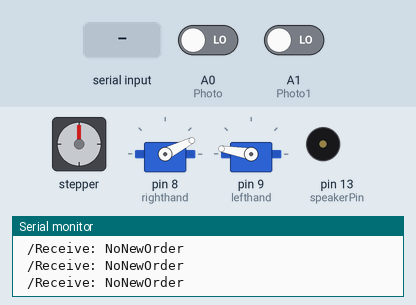
Recording of a sketch running on a simulated Arduino Uno, built with avr-gcc and run on an emulated ATmega328P. On the bench: stepper motor, 2 × servo, buzzer (waves = sounding), the last lines printed to the serial monitor. Wiring (inferred from the names in the program): stepper motor driver (1300 steps per turn assumed): step pin 3; direction pin 2. The test bench sets the inputs (shaded band); at power-on: A0 (Photo) LOW, A1 (Photo1) LOW.

Above: at 1.2 s.
1.3 s: "push\n" received over Serial
At 2.7 s:
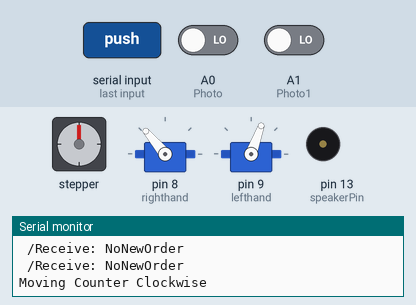
At 4.0 s:
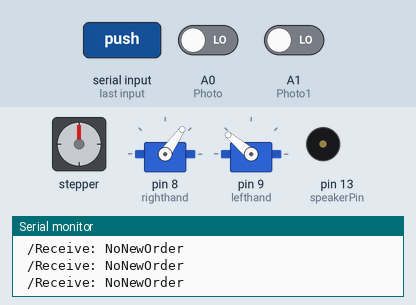
4.3 s: "per\n" received over Serial
At 5.6 s:
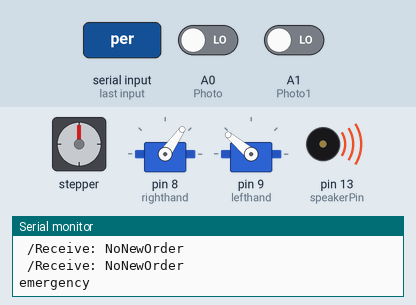
Timing chart, 0 to 16.8 s (numbered marks = the images above; inputs shaded):
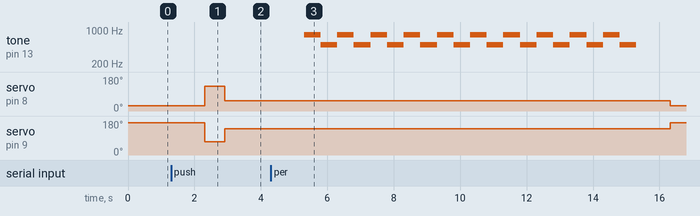

Measured:
- after the input at 1.3 s, servo on pin 8 (righthand): 27° → 130° after 1.0 s, → 55° 0.60 s later; servo on pin 9 (lefthand): 170° → 70° after 1.0 s, → 140° 0.60 s later
- after the input at 4.3 s, tone on pin 13 (speakerPin): silent → 800 Hz after 1.0 s, then repeats every 1.0 s: 500 Hz 0.50 s, 800 Hz 0.50 s

The sketch:

Onboard4.0.ino
```cpp
#include <Servo.h>
//#include <toneAC.h>

int Photo = A0;
int val = 1;
int Photo1 = A1;
int val1 = 1;


Servo lefthand;
Servo righthand;

#define rclose 27
#define lclose 170
#define ropen 130
#define lopen 70
#define half_rclose 55
#define half_lclose 140

int rev = 1;
//
int pos = 0;
#define dirPin 2
#define stepPin 3
#define stepsPerRevolution 1300
#define dtime 1000
//
String order = "rest";
String state = "pulled";
String arm_mode = "unloading"; // 기본이 배송으로
bool half_closed = false;
bool mission = false;// 미션수행 여부(false는 안한)
//
int i = 0;
unsigned long past = 0; // 과거 시간 저장 변수
long breaktime = -50000;
// 부
int speakerPin = 13;
long bpast = 0;
//

void setup()
{
  //
  Serial.begin(9600);
  //Serial.flush();

  // Declare pins as output:
  pinMode(stepPin, OUTPUT);
  pinMode(dirPin, OUTPUT);

  righthand.attach(8);
  lefthand.attach(9);

  righthand.write(rclose);
  lefthand.write(lclose);


  pinMode(Photo, INPUT);
}

// Pulling
void clockwise(int lap)
{

  // Spin the stepper motor 1 revolution slowly:
  for (int i = 0; i < lap * stepsPerRevolution; i++) {
    val1 = digitalRead(Photo1);

    if( val1 != 1 ) //물체가 감지 안되면 led off
      Serial.println("val1");
      break;


    // These four lines result in 1 step:
    digitalWrite(stepPin, HIGH);
    delayMicroseconds(dtime);
    digitalWrite(stepPin, LOW);
    delayMicroseconds(dtime);
    Serial.println("Pulling");
  }
  state = "pulled";
  //righthand.write(rclose);
  //lefthand.write(lclose);
  closing_arm();

  mission= true;
  Serial.println("return ");
}

void closing_arm(){
  if(arm_mode = "unloading"){
    righthand.write(half_rclose);
    lefthand.write(half_lclose);
    half_closed = true;
  }
  else{
    righthand.write(rclose);
    lefthand.write(lclose);
  }
}

// Pushing
void counter_clockwise(int lap)
{

  // open servo
  righthand.write(ropen);
  lefthand.write(lopen);
  delay(500);
  // Spin the stepper motor 1 revolution quickly:
  for (int i = 0; i < lap * stepsPerRevolution; i++) {
    val = digitalRead(Photo);

    if( val != 1 ) //물체가 감지 안되면 led off
      Serial.println("val");
      break;

    // These four lines result in 1 step:
    digitalWrite(stepPin, HIGH);
    delayMicroseconds(dtime);
    digitalWrite(stepPin, LOW);
    delayMicroseconds(dtime);
    Serial.println("Pushing");
  }
  close_servo();
  state = "pushed";
  delay(100);


  //delay(1000);

  //pull
  Serial.println("Moving Counter Clockwise");
  digitalWrite(dirPin, HIGH);
  clockwise(rev);
}

void close_servo() {
  if (arm_mode == "loading") { // 모드
    Serial.print("loading: ");
    righthand.write(rclose);
    lefthand.write(lclose);
    delay(1000);
  }
  else Serial.print("unloading: ");
}

void alarm(int y)
{
  int j = 0;
  Serial.println("emergency");

  if(bpast > millis() - 15000 && bpast != 0) return;

  while (j < y)
  {
    tone(speakerPin, 800);
    delay(500);
    tone(speakerPin, 500);
    delay(500);
    noTone(speakerPin);
    Serial.print("emergency ");
    Serial.println(j);
    j = j + 1;
  }

  order = "rest";
  state = "alarm";
  bpast = millis();
}


//////////////////////////////////////////////////////////////////////////////////
void loop() {
  unsigned long now = millis();

  // Serial.read();
  //  delay(100);
  if (Serial.available())
  {
    order = Serial.readStringUntil(' '); // Read a string until a newline character

    // Convert the string to an integer
    //order = input.toInt();

        while (Serial.available())
        {
          Serial.read(); // Clear any remaining characters in the serial buffer
        }
    //Serial.read();

    past = now;
  }
 // else {Serial.print("NNO");return;}

    if (order.indexOf("push") >= 0) {
      order = "push";
    }
    if (order.indexOf("per") >= 0) {
      order = "per";
    }


  //복귀 감지
  if(mission == true){
    //for(int k =0 ;k < 20; k++){
      //Serial.println("return ");
      //delay(100);
      //}
      mission = false;
      return;
    }

  // 부저알람
  if (order == "per")alarm(10);
  else if (order == "er") alarm(10);
  else if (order == " r") alarm(10);


  // 이전 명령이 현재와 일정 시간 초과시 명령 무효화
//  if (now - past >= 3000)
//  {
//    order = "nomsg";
//  }


  if (order == "lo") arm_mode = "loading";
  else if (order == "o") arm_mode = "loading";
  else if (order == " o") arm_mode = "loading";
  else if (order == "olo") arm_mode = "loading";
  else if (order == "un") arm_mode = "unloading";
  else if (order == "n") arm_mode = "unloading";
  else if (order == " n") arm_mode = "unloading";
  else if (order == "nun") arm_mode = "unloading";


  if(half_closed == true && now - breaktime >= 15000){
      half_closed == false;
      righthand.write(rclose);
      lefthand.write(lclose);
    }


  // 명령
 if (order == "push" || order == " push" ||order == "ush" || order == "push " || order == " push " )
  {
     if (now - breaktime <= 30000)
    {
      order = "justdone";
      Serial.println(" break time ");
      return;
    }
    // Set the spinning direction counterclockwise:
    digitalWrite(dirPin, LOW);
    Serial.println("Moving Counter Clockwise");
    counter_clockwise(rev);
    breaktime = now;
    delay(100);
  }
//  else if (order == "ush" && state == "pulled")
//  {
//    // Set the spinning direction counterclockwise:
//    digitalWrite(dirPin, LOW);
//    Serial.println("Moving Counter Clockwise");
//    counter_clockwise(rev);
//    breaktime = now;
//    delay(100);
//  }

  else
  {
    //Serial.println("resting ");
  }

  // 시리얼 메시지 전송
  Serial.print(" /Receive: ");
  Serial.println(order);
  //Serial.print(", past: ");
  //Serial.print(past);
  //Serial.print(", now: ");
  //Serial.print(now);
  //Serial.print(", bt: ");
  //Serial.print(breaktime);
  //Serial.print(", state: ");
  //Serial.print(state);
  //Serial.print(", mode: ");
  //Serial.print(arm_mode);
  //Serial.println(", behave: ");

  order="NoNewOrder";
}
```
